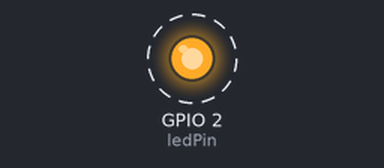
This sketch was run on a simulated ESP32. On the bench: output pins drawn as LEDs (lit = HIGH). Dashed ring = blinking. Nothing arrives over Bluetooth unless stated; a phone connects over Bluetooth LE 3 s after start; what the sketch prints to the serial monitor is not drawn.

Above: at 0.2 s.
Timing chart, 0 to 3.0 s (numbered marks = the images above):
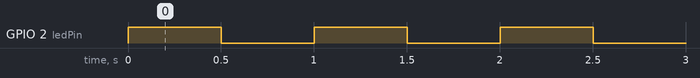

The sketch:

BLE_Sensy_Remote_Emulator_3.ino
```cpp
/*
    Based on Neil Kolban example for IDF: https://github.com/nkolban/esp32-snippets/blob/master/cpp_utils/tests/BLE%20Tests/SampleServer.cpp
    Ported to Arduino ESP32 by Evandro Copercini
    updates by chegewara
*/

#include <BLEDevice.h>
#include <BLEServer.h>
#include <BLEUtils.h>

// See the following for generating UUIDs:
// https://www.uuidgenerator.net/

#define deviceInformationService "0000180a-0000-1000-8000-00805f9b34fb"
#define protocolCharacteristics "5adbd0e0-847a-11e5-985c-0002a5d5c51b"
#define firmwareVersionCharacteristic "00002a26-0000-1000-8000-00805f9b34fb"

#define configDescriptor "00002902-0000-1000-8000-00805f9b34fb";

#define remoteService "ed1063c0-090c-11e5-aed6-0002a5d5c51b"
#define programUploadCharacteristics "5adbd0e1-847a-11e5-985c-0002a5d5c51b"
#define remoteCodeCharacteristic "064247a0-090d-11e5-9b9a-0002a5d5c51b"

int ledPin = 2;

void setup()
{
  pinMode(ledPin, OUTPUT);
  Serial.begin(115200);
  Serial.println("Starting BLE work!");

  BLEDevice::init("Sensy Remote");
  BLEServer * pServer = BLEDevice::createServer();

  // Reversed from "public void onServicesDiscovered(BluetoothGatt bluetoothGatt, int i)" function
  //
  BLEService *deviceInformationService_ = pServer->createService(deviceInformationService);

  BLECharacteristic *firmwareVersionCharacteristic_ = deviceInformationService_->createCharacteristic(
        firmwareVersionCharacteristic,
        BLECharacteristic::PROPERTY_READ | BLECharacteristic::PROPERTY_WRITE);

  //
  BLEService *remoteService_ = pServer->createService(remoteService);
  BLECharacteristic *protocolCharacteristics_ = remoteService_->createCharacteristic(
        protocolCharacteristics,
        BLECharacteristic::PROPERTY_READ | BLECharacteristic::PROPERTY_WRITE);
  BLECharacteristic *programUploadCharacteristics_ = remoteService_->createCharacteristic(
        programUploadCharacteristics,
        BLECharacteristic::PROPERTY_READ | BLECharacteristic::PROPERTY_WRITE);
  BLECharacteristic *remoteCodeCharacteristic_ = remoteService_->createCharacteristic(
        remoteCodeCharacteristic,
        BLECharacteristic::PROPERTY_READ | BLECharacteristic::PROPERTY_WRITE);

  protocolCharacteristics_->setValue("\x00\x00\x00\x07\x00\x00\x00\x00"); // parseSupportedProtocols()
  firmwareVersionCharacteristic_->setValue("FW 1.5");   // "readFirmwareVersion()"
  deviceInformationService_->start();
  remoteService_->start();
  // BLEAdvertising *pAdvertising = pServer->getAdvertising();  // this still is working for backward compatibility
  BLEAdvertising *pAdvertising = BLEDevice::getAdvertising();
  pAdvertising->addServiceUUID(deviceInformationService);
  pAdvertising->addServiceUUID(remoteService);
  pAdvertising->setScanResponse(true);
  pAdvertising->setMinPreferred(0x06);   // functions that help with iPhone connections issue
  pAdvertising->setMinPreferred(0x12);
  BLEDevice::startAdvertising();
  Serial.println("Characteristic defined! Now you can read it in your phone!");
}

void loop()
{
  // put your main code here, to run repeatedly:

  digitalWrite(ledPin, HIGH);
  delay(500);
  digitalWrite(ledPin, LOW);
  delay(500);
  // delay(2000);
}
```

Measured:
- by itself, GPIO 2 (ledPin): alternates HIGH for 0.50 s and LOW for 0.50 s
